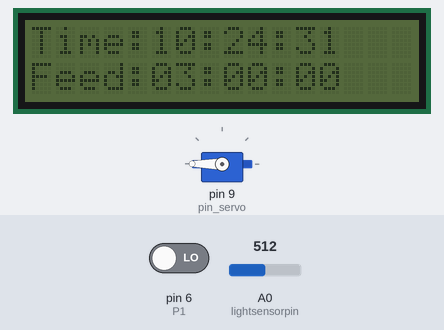
A sketch run on a simulated Arduino Uno, built with avr-gcc and run on an emulated ATmega328P. Shown: servo, 16×2 character LCD. The inputs (shaded band) are chosen by the test bench; at power-on: pin 6 (P1) LOW, A0 (lightsensorpin) = 512. The local clock reads 2024-03-15 10:24:30 at power-on unless the sketch sets it; what the sketch prints to the serial monitor is not drawn.

Above: at 1.2 s.
1.3 s: pin 6 (P1) driven HIGH
At 1.78 s:
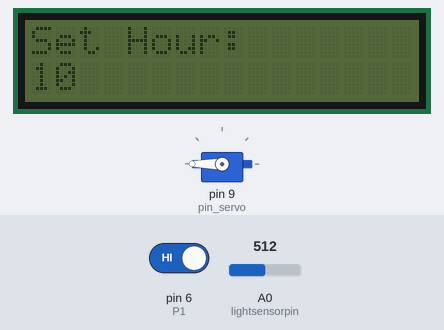
At 2.52 s:
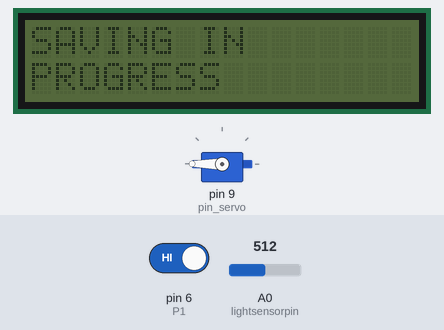
3.7 s: pin 6 (P1) driven LOW
At 4.8 s:
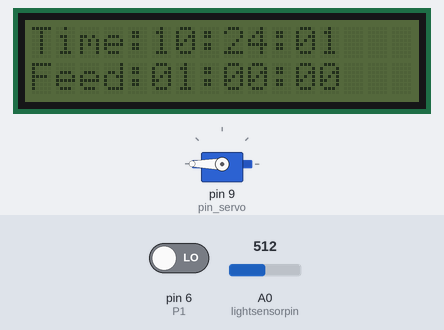
6.7 s: A0 (lightsensorpin) set to 11
9.7 s: A0 (lightsensorpin) set to 8
Timing chart, 0 to 12.6 s (numbered marks = the images above; inputs shaded):
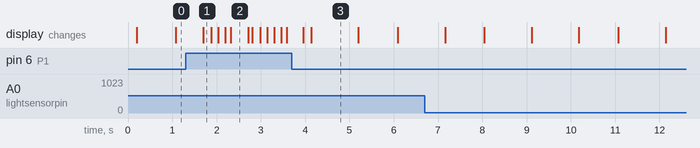

The sketch:

Final_Project.ino
```cpp
// Name: Liron Levi, ID: *********

//************libraries**************//
#include <Wire.h>
#include <RTClib.h>
#include "DFRobot_LCD.h"
#include <LiquidCrystal_I2C.h>
#include <DFRobot_LCD.h>
#include <Servo.h>

//************************************//
LiquidCrystal_I2C lcd (0x27, 16, 2);
RTC_DS1307 RTC;
Servo myservo;
#define lightsensorpin A0


//************Button*****************//
int P1=6; // Button SET MENU'
int P2=7; // Button +
int P3=8; // Button -

//************Variables**************//
int hourupg; // now hour
int minupg; // now min
int hourfeed; // feed hour
int minfeed; // feed min
int menu=0;
const int debounce = 35; //time to stop
int pin_servo = 9; // pin in the arduino

void setup()
{
  myservo.attach(pin_servo);

  lcd.init();
  lcd.clear();

  pinMode(P1,INPUT); // btn menu
  pinMode(P2,INPUT); // btn plus
  pinMode(P3,INPUT); // btn minus

  Serial.begin(9600);
  Wire.begin();

  RTC.begin();
  myservo.write(180);
}

void loop()
{
  int analogValue = analogRead(lightsensorpin); // light sensor value

  Serial.print("Analog reading: ");
  Serial.print(analogValue);   // the raw analog reading
  Serial.print("\n");
  delay(100);


// set button
  if (menu==0)
    {
     DisplayDateTime(); // void DisplayDateTime
    }
  if (menu==1)
    {
      delay(100);
      DisplaySetHour();
    }
  if (menu==2)
    {
      delay(100);
      DisplaySetMinute();
    }
  if (menu==3)
    {
      delay(100);
      DisplaySetFeedingHour();
    }
  if (menu==4)
    {
      delay(100);
      DisplaySetFeedingMinute();
    }
  if (menu==5)
    {
      delay(100);
      StoreAgg();
      menu=0;
    }

    delay(50);

// need to change the analogValue by the place
  if ( ((hourupg == hourfeed) || ((hourupg-12) == hourfeed)) && (minupg == minfeed)&& (RTC.now().second()== 00) && (analogValue >= 300))
    {
      while(analogValue >= 300)
      {
        myservo.write(80); // at 0 - back to place
        delay(400);
        myservo.write(180);
        delay(1500);

        //read again
        analogValue = analogRead(lightsensorpin);

        Serial.print("Analog reading in loop: ");
        Serial.print(analogValue);   // the raw analog reading
        Serial.print("\n");
        delay(100);
      }

    }

}

void DisplayDateTime ()
{
// We show the current date and time
  DateTime now = RTC.now();
  hourfeed = now.month();
  DateTime feed(0, 0, 0, hourfeed, minfeed,0); // RTC values

  if(digitalRead(P1)){ // if click on menu btn
    menu=1;
    delay(debounce); // stop
  }

  //*feed time*
  // set hour
  lcd.setCursor(0, 1); //feeding time
  lcd.print("Feed:");
  if (feed.hour() <=9)
  {
    lcd.print("0");
  }
  lcd.print(feed.hour(), DEC);
  hourfeed=hourfeed; // feed hour
  lcd.print(":");
  // set min
  if (feed.minute()<=9)
  {
    lcd.print("0");
  }
  lcd.print(feed.minute(), DEC);
  minfeed=minfeed; // feed min
  lcd.print(":");
  if(digitalRead(P1)){
   menu=1;
   delay(debounce);
  }
  // set sec
  if (feed.second()<=9)
  {
    lcd.print("0");
  }
  lcd.print(feed.second(), DEC);


// *real time*
  lcd.setCursor(0, 0); // now time
  lcd.print("Time:");
  if (now.hour()<=9)
  {
    lcd.print("0");
  }
  lcd.print(now.hour(), DEC);
  hourupg=now.hour();
  lcd.print(":");
  // set min
  if (now.minute()<=9)
  {
    lcd.print("0");
  }
  lcd.print(now.minute(), DEC);
  minupg=now.minute();
  lcd.print(":");
  if(digitalRead(P1)){
   menu=1;
   delay(debounce);
  }
  // set sec
  if (now.second()<=9)
  {
    lcd.print("0");
  }
  lcd.print(now.second(), DEC);

if(digitalRead(P1)){
   menu=1;
   delay(debounce);
}
}

void DisplaySetHour()
{
// time setting
  lcd.clear();
  DateTime now = RTC.now();

  lcd.setCursor(0,0);
  lcd.print("Set Hour:");
  lcd.setCursor(0,1);
  lcd.print(hourupg,DEC);

  while(!digitalRead(P1)){
  if(digitalRead(P2)==HIGH)
  {
    if(hourupg==23)
    {
      hourupg=0;
    }
    else
    {
      hourupg=hourupg+1;
    }
    delay(debounce);

  }
   if(digitalRead(P3)==HIGH)
  {
    if(hourupg==0)
    {
      hourupg=23;
    }
    else
    {
      hourupg=hourupg-1;
    }
    delay(debounce);
  }
  DateTime now = RTC.now();
  lcd.setCursor(0,0);
  lcd.print("Set Hour:");
  lcd.setCursor(0,1);
  lcd.print(hourupg,DEC);
  lcd.print(" ");
  delay(200);
  }
     menu=2;
     delay(debounce);
}

void DisplaySetMinute()
{
// Setting the minutes

  lcd.clear();

  lcd.setCursor(0,0);
  lcd.print("Set Minutes:");
  lcd.setCursor(0,1);
  lcd.print(minupg,DEC);


  while(!digitalRead(P1)){
    if(digitalRead(P2)==HIGH)
    {
      if (minupg==59)
      {
        minupg=0;
      }
      else
      {
        minupg=minupg+1;
      }
      delay(debounce);
    }
     if(digitalRead(P3)==HIGH)
    {
      if (minupg==0)
      {
        minupg=59;
      }
      else
      {
        minupg=minupg-1;
      }
      delay(debounce);
    }
  lcd.setCursor(0,0);
  lcd.print("Set Minutes:");
  lcd.setCursor(0,1);
  lcd.print(minupg,DEC);
  lcd.print(" ");
  delay(200);
  }
  menu=3;
  delay(debounce);
}


//feed
void DisplaySetFeedingHour()
{
// time setting
  lcd.clear();
  DateTime now = RTC.now();

  lcd.setCursor(0,0);
  lcd.print("Set Feeding Hour:");
  lcd.setCursor(0,1);
  lcd.print(hourfeed,DEC);

  while(!digitalRead(P1)){
  if(digitalRead(P2)==HIGH)
  {
    if(hourfeed==12)
    {
      hourfeed=1;
    }
    else
    {
      hourfeed=hourfeed+1;
    }
    delay(debounce);

  }
   if(digitalRead(P3)==HIGH)
  {
    if(hourfeed==1)
    {
      hourfeed=12;
    }
    else
    {
      hourfeed=hourfeed-1;
    }
    delay(debounce);
  }
  DateTime now = RTC.now();
  lcd.setCursor(0,0);
  lcd.print("Set Feeding Hour:");
  lcd.setCursor(0,1);
  lcd.print(hourfeed,DEC);
  lcd.print(" ");
  delay(200);
  }
     menu=4;
     delay(debounce);
}

void DisplaySetFeedingMinute()
{
// Setting the minutes

  lcd.clear();

  lcd.setCursor(0,0);
  lcd.print("Set Feeding Minutes:");
  lcd.setCursor(0,1);
  lcd.print(minfeed,DEC);


  while(!digitalRead(P1)){
    if(digitalRead(P2)==HIGH)
    {
      if (minfeed==59)
      {
        minfeed=0;
      }
      else
      {
        minfeed=minfeed+1;
      }
      delay(debounce);
    }
     if(digitalRead(P3)==HIGH)
    {
      if (minfeed==0)
      {
        minfeed=59;
      }
      else
      {
        minfeed=minfeed-1;
      }
      delay(debounce);
    }
  lcd.setCursor(0,0);
  lcd.print("Set Feeding Minutes:");
  lcd.setCursor(0,1);
  lcd.print(minfeed,DEC);
  lcd.print(" ");
  delay(200);
  }
  menu=5;
  delay(debounce);
}


// RTC save
void StoreAgg()
{
// Variable saving
  lcd.clear();
  lcd.setCursor(0,0);
  lcd.print("SAVING IN");
  lcd.setCursor(0,1);
  lcd.print("PROGRESS");
  RTC.adjust(DateTime(0,hourfeed,0,hourupg,minupg,0));
  delay(200);
}
```

Measured:
- after the input at 1.3 s, the display: changes after 0.40 s (image 1)
- what the display in image 3 shows lasts 1.1 s, from 4.1 s to 5.2 s
